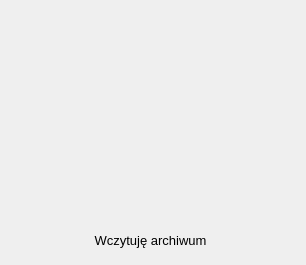
<?xml version="1.0" encoding="UTF-8"?>
<ui version="4.0">
 <class>BusyDialog</class>
 <widget class="QDialog" name="BusyDialog">
  <property name="geometry">
   <rect>
    <x>0</x>
    <y>0</y>
    <width>306</width>
    <height>265</height>
   </rect>
  </property>
  <property name="windowTitle">
   <string>Dialog</string>
  </property>
  <widget class="QWidget" name="gridLayoutWidget">
   <property name="geometry">
    <rect>
     <x>0</x>
     <y>0</y>
     <width>301</width>
     <height>221</height>
    </rect>
   </property>
   <layout class="QGridLayout" name="gridLayout"/>
  </widget>
  <widget class="QLabel" name="label">
   <property name="geometry">
    <rect>
     <x>0</x>
     <y>220</y>
     <width>301</width>
     <height>41</height>
    </rect>
   </property>
   <property name="font">
    <font>
     <pointsize>10</pointsize>
    </font>
   </property>
   <property name="text">
    <string>Wczytuję archiwum</string>
   </property>
   <property name="alignment">
    <set>Qt::AlignCenter</set>
   </property>
  </widget>
 </widget>
 <resources/>
 <connections/>
</ui>
